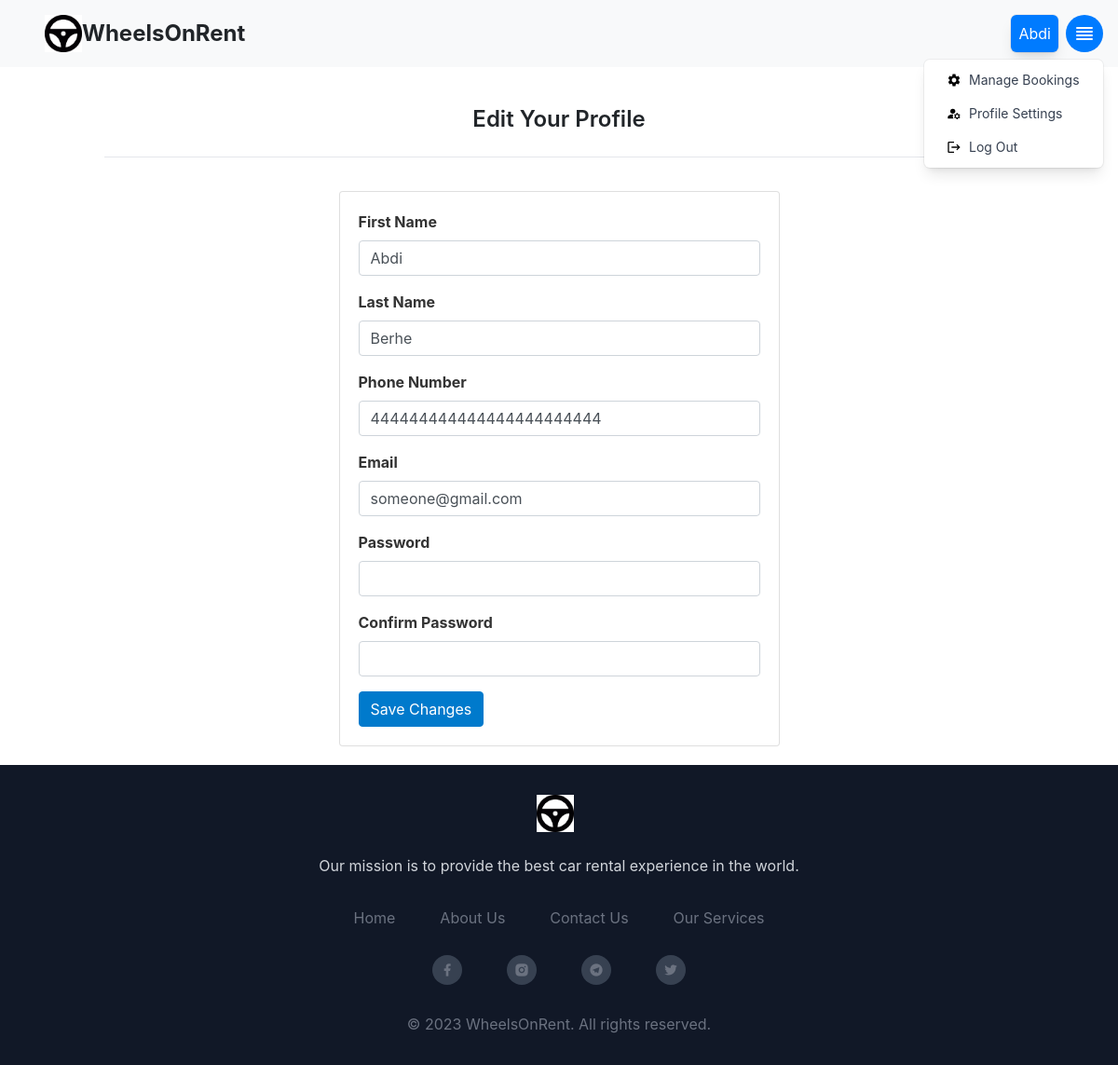
Screenshot of /wheels_on_rent/customer/23/update (signed in) with the database file from the repository.
### car_rental/models/customer.py (models this page shows)
class Customer(db.Model):
    id = db.Column(db.Integer, primary_key=True)
    name = db.Column(db.String(255), nullable=False)
    last_name = db.Column(db.String(255), nullable=False)
    phone_number = db.Column(db.String(255), nullable=False)
    email = db.Column(db.String(255), unique=True, nullable=False)
    password = db.Column(db.String(255), nullable=False)
    role = db.Column(db.Integer, default=0)

### car_rental/views/customer.py (the view, shortened to what this page needs)
@bp.route('/<int:id>/update', methods=('GET', 'POST'))
@login_required
def update(id):
    return render_template('customer/update.html')

### car_rental/views/customer.py (called while the page is built)
@bp.before_app_request
def load_logged_in_customer():
    customer_id = session.get('customer_id')
    if customer_id is None:
        g.customer = None
    else:
        g.customer = Customer.query.get(customer_id)

@bp.after_request
def add_header(response):
    response.headers['Cache-Control'] = 'no-store, no-cache, must-revalidate, max-age=0'
    response.headers['Pragma'] = 'no-cache'
    response.headers['Expires'] = '0'
    return response

def login_required(view):
    @functools.wraps(view)
    def wrapped_view(**kwargs):
        if g.customer is None:
            return redirect(url_for('customer.login'))
        return view(**kwargs)
    return wrapped_view

### car_rental/templates/customer/update.html
{% extends 'base.html' %}
{% block content %}
<div class="container mx-auto px-4 mt-10 md:px-8 lg:px-16 xl:px-24">
    <h1 class="text-2xl font-semibold mb-3 border-b pb-4 lg:text-left" style="display: flex; justify-content: center;">Edit Your Profile</h1>
  <div class="row">
    <div class="col-lg-6 grid-margin stretch-card mx-auto">
      <div class="card" style="width: auto; margin: 20px auto;">
	<div class="card-body">
          <form class="forms-sample" method="post">
            <div class="form-group">
              <label for="name" style="font-weight: bold; font-size: 16px; color: #333;">First Name</label>
              <input type="text" class="form-control" id="name" name="name" value="{{ g.customer.name }}" required>
            </div>
            <div class="form-group">
              <label for="last_name" style="font-weight: bold; font-size: 16px; color: #333;">Last Name</label>
              <input type="text" class="form-control" id="last_name" name="last_name" value="{{ g.customer.last_name }}" required>
            </div>
	    <div class="form-group">
              <label for="phone_number" style="font-weight: bold; font-size: 16px; color: #333;">Phone Number</label>
              <input type="tel" class="form-control" id="phone_number" name="phone_number" value="{{ g.customer.phone_number }}" required>
            </div>
            <div class="form-group">
              <label for="email" style="font-weight: bold; font-size: 16px; color: #333;">Email</label>
              <input type="email" class="form-control" id="email" name="email" value="{{ g.customer.email }}" required>
            </div>
            <div class="form-group">
              <label for="password" style="font-weight: bold; font-size: 16px; color: #333;">Password</label>
              <input type="password" class="form-control" id="password" name="password" required>
            </div>
            <div class="form-group">
              <label for="confirm_password" style="font-weight: bold; font-size: 16px; color: #333;">Confirm Password</label>
              <input type="password" class="form-control" id="confirm_password" name="confirm_password" required>
            </div>
            <button type="submit" class="btn btn-primary" style="background-color: #007ACC; border-color: #007ACC;">Save Changes</button>
          </form>
        </div>
      </div>
    </div>
  </div>
</div>
{% endblock %}

### car_rental/templates/base.html (shortened to what this page needs)
<!DOCTYPE html>
    <html lang="en">
    <head>
        <link rel="stylesheet" href="{{ url_for('static', filename='style.css') }}">
        <link rel="stylesheet" href="https://cdn.jsdelivr.net/npm/bootstrap@4.0.0/dist/css/bootstrap.min.css">
        <link href="https://cdn.jsdelivr.net/npm/remixicon@2.5.0/fonts/remixicon.css" rel="stylesheet">
        <script src="https://cdn.tailwindcss.com"></script>
    </head>
<body class="relative min-h-screen">
<nav class="navbar navbar-light bg-light justify-content-between p-3 pl-5">
  <a class="text-2xl font-bold flex items-center" href="{{ url_for('car.available') }}" style="text-decoration: none;">
    <img src="{{ url_for('static', filename='assets/img/WheelsOnRent.png') }}" class="h-10 w-10">
    <span class="hidden md:inline">WheelsOnRent</span>
</a>
  {% if g.customer['role'] == 0 %}
  <div class="d-flex align-items-center">
                    <p class="origin-top-right absolute right-16 p-2 bottom-4  mt-2 w-auto flex items-center justify-center rounded-md shadow-lg bg-primary text-white ring-1 ring-black ring-opacity-5 mb-0 d-none d-sm-block navbar-profile-name">{{ greeting }} {{ g.customer['name'] }}</p>
   </div>
  <div x-data="{ open: false }" @click.away="open = false" class="relative inline-block text-left">
      <div>
          <button @click="open = !open" type="button" class="rounded-full h-10 w-10 flex items-center justify-center bg-primary text-white focus:outline-none focus:ring-2 focus:ring-offset-2 focus:ring-offset-gray-100 focus:ring-primary" id="dropdown-menu" aria-haspopup="true" aria-expanded="true">
              <svg xmlns="http://www.w3.org/2000/svg" class="h-6 w-6" fill="none" viewBox="0 0 24 24" stroke="currentColor">
                  <path stroke-linecap="round" stroke-linejoin="round" stroke-width="2" d="M4 6h16M4 10h16M4 14h16M4 18h16"></path>
              </svg>
          </button>
      </div>
      <div x-show="open" @click.away="open = false" class="origin-top-right absolute right-0 mt-2 w-48 rounded-md shadow-lg bg-white ring-1 ring-black ring-opacity-5" role="menu" aria-orientation="vertical" aria-labelledby="dropdown-menu" id="dropdown-menu">
          <div class="py-1" role="none">
            <a href="{{ url_for('booking.my_bookings') }}" class="flex items-center px-4 py-2 text-sm text-gray-700 hover:bg-gray-100 hover:text-gray-900" role="menuitem" style="text-decoration: none;">
              <img src="{{ url_for('static', filename='assets/icons/manage.svg') }}" alt="My Icon" class="h-4 w-4 mr-2">
              <span>Manage Bookings</span>
            </a>
            <a href="{{ url_for('customer.update', id=g.customer['id']) }}" class="flex items-center px-4 py-2 text-sm text-gray-700 hover:bg-gray-100 hover:text-gray-900" role="menuitem" style="text-decoration: none;">
              <img src="{{ url_for('static', filename='assets/icons/account.svg') }}" alt="My Icon" class="h-4 w-4 mr-2">
              <span>Profile Settings</span>
            </a>
            <a href="{{ url_for('customer.logout') }}" class="flex items-center px-4 py-2 text-sm text-gray-700 hover:bg-gray-100 hover:text-gray-900" role="menuitem" style="text-decoration: none;">
              <img src="{{ url_for('static', filename='assets/icons/logout.svg') }}" alt="My Icon" class="h-4 w-4 mr-2">
              <span>Log Out</span>
            </a>
          </div>
      </div>
  </div>
  {% else %}
  <a style="font-weight: 700;" class="btn btn-outline-success my-2 my-sm-0" href="{{url_for('customer.login')}}" class="nav_link">Sign In</a>
  {% endif %}
</nav>
      <div class="container-fluid  pb-12" style="min-height: calc(100vh - 100px); margin:0; padding:0;">
      {% block content %}{% endblock %}
      </div>
      <footer class="bg-gray-900 text-white py-8 absolute w-full">
        <div class="container mx-auto px-4">
            <div class="flex items-center justify-center">
                <a class="text-2xl font-bold flex items-center" href="{{ url_for('home') }}" style="text-decoration: none;">
                    <img src="{{ url_for('static', filename='assets/img/WheelsOnRent.png') }}" alt="Company Logo" class="h-10 w-10 mr-2">
                </a>
            </div>
            <p class="mt-4 text-center text-gray-300">Our mission is to provide the best car rental experience in the world.</p>
            <div class="mt-8 flex flex-wrap justify-center">
                <a href="{{ url_for('home') }}" class="mx-4 text-gray-500 hover:text-gray-200" style="text-decoration: none;">Home</a>
                <a href="{{ url_for('car.about') }}" class="mx-4 text-gray-500 hover:text-gray-200" style="text-decoration: none;">About Us</a>
		<a href="{{ url_for('car.contact') }}" class="mx-4 text-gray-500 hover:text-gray-200" style="text-decoration: none;">Contact Us</a>
		<a href="{{ url_for('car.service') }}" class="mx-4 text-gray-500 hover:text-gray-200" style="text-decoration: none;">Our Services</a>
            </div>
            <div class="mt-8 flex justify-center">
                <a href="#" class="text-gray-500 hover:text-gray-200 mx-4">
                    <i class="ri-facebook-fill rounded-full bg-gray-700 p-2"></i>
                </a>
                <a href="#" class="text-gray-500 hover:text-gray-200 mx-4">
                    <i class="ri-instagram-fill rounded-full bg-gray-700 p-2"></i>
                </a>
                <a href="#" class="text-gray-500 hover:text-gray-200 mx-4">
                    <i class="ri-telegram-fill rounded-full bg-gray-700 p-2"></i>
                </a>
                <a href="#" class="text-gray-500 hover:text-gray-200 mx-4">
                    <i class="ri-twitter-fill rounded-full bg-gray-700 p-2"></i>
                </a>
            </div>
            <div class="mt-8 text-center text-gray-500">
                &copy; 2023 WheelsOnRent. All rights reserved.
            </div>
        </div>
    </footer>
    </body>
</html>

### car_rental/static/style.css (style rules this page uses)
html { font-family: sans-serif; background: #eee; }
body { margin: 0 auto; background: white; }
h1, h2, h3, h4, h5, h6 { font-family: serif; color: #377ba8; margin: 1rem 0; }
a { color: #377ba8; }
nav { display: flex; align-items: center; padding: 0 0.5rem; }

### rows the page displays
Customer: customer.name "Abdi", name "Abdi", last_name "Berhe", phone_number "444444444444444444444444", email "someone@gmail.com"
